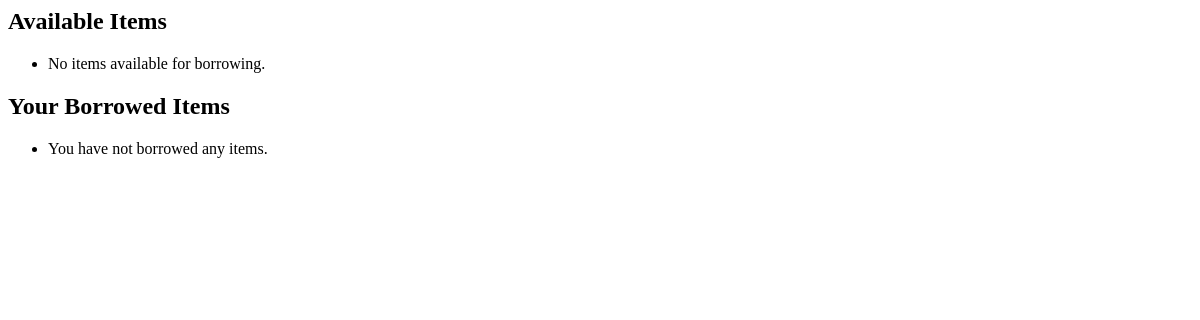
/user-dashboard/ (signed in), run on an earlier commit of the app's database.
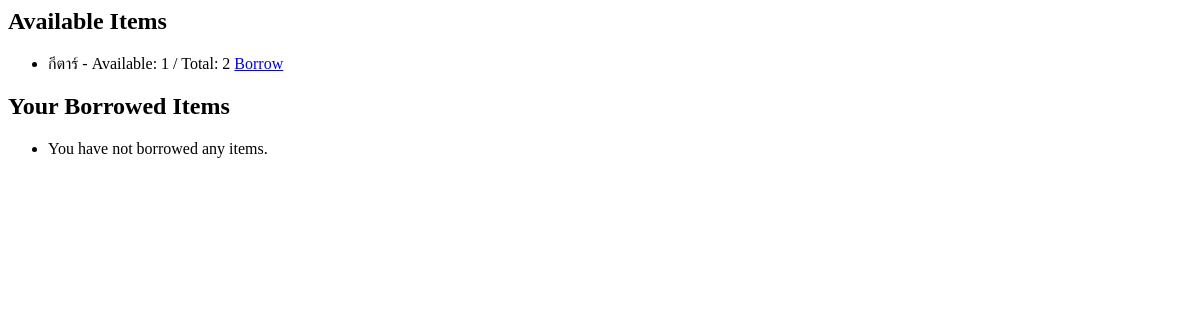
And on a later commit of the database.
### borrowing/models.py (models this page shows, shortened)
class Item(models.Model):
    name = models.CharField(max_length=200)
    description = models.TextField()
    quantity = models.IntegerField(default=1)  # จำนวนทั้งหมดของสิ่งของ
    available_quantity = models.IntegerField(default=1) # จำนวนที่ว่างให้ยืม
    organization = models.ForeignKey(
        Organization,
        on_delete=models.CASCADE
    )

### users/views.py (the view)
# urls.py: path('', include('users.urls')), # สำหรับ dashboard และ user_dashboard
@login_required
def user_dashboard(request):
    organization = request.user.organization
    items = Item.objects.filter(organization=organization, available_quantity__gt=0)
    my_loans = Loan.objects.filter(borrower=request.user)
    context = {
        'items': items,
        'my_loans': my_loans,
    }
    return render(request, 'users/user_dashboard.html', context)

### users/templates/users/user_dashboard.html
<h2>Available Items</h2>
<ul>
    {% for item in items %}
        <li>
            {{ item.name }} - Available: {{ item.available_quantity }} / Total: {{ item.quantity }}
            <a href="{% url 'borrow_item' item.id %}">Borrow</a>
        </li>
    {% empty %}
        <li>No items available for borrowing.</li>
    {% endfor %}
</ul>
<h2>Your Borrowed Items</h2>
<ul>
    {% for loan in my_loans %}
        <li>
            {{ loan.item.name }} - Borrowed Date: {{ loan.borrow_date }} - Status: {{ loan.status }}
            {% if loan.status == 'approved' %}
                <a href="{% url 'return_item' loan.id %}">Return</a>
            {% endif %}
        </li>
    {% empty %}
        <li>You have not borrowed any items.</li>
    {% endfor %}
</ul>

What changed in the data, as far as the page shows it:
added Item: name "กีตาร์", available_quantity "1", quantity "2"
Also different on the page:
text no longer shown: "No items available for borrowing."
